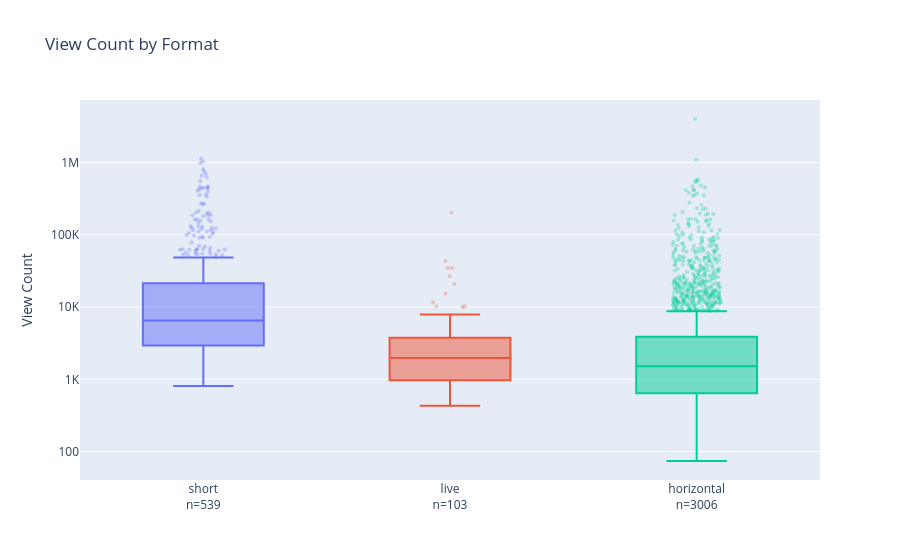

Notebook code for this chart:
### Code cell
order = df.groupby('format')['view_count'].median().sort_values(ascending=False).index.tolist()
n = df['format'].value_counts()

fig = px.box(
    df, x='format', y='view_count',
    log_y=True,
    color='format',
    category_orders={'format': order},
    title='View Count by Format',
    labels={'format': '', 'view_count': 'View Count'},
)

fig.update_traces(marker=dict(opacity=0.3, size=4), jitter=0.4)

fig.update_layout(showlegend=False)

fig.update_xaxes(
    tickvals=order,
    ticktext=[f'{f}<br>n={n[f]}' for f in order])

fig.update_yaxes(
    tickvals=[100, 1_000, 10_000, 100_000, 1_000_000],
    ticktext=['100', '1K', '10K', '100K', '1M'])

fig.show()

### Figure 1 — Plotly figure (JSON) as saved in the notebook; plotly's stock layout.template omitted (floating-point values rounded to 4 significant figures; data arrays with more than 128 entries replaced by an {"elided": "..."} marker saying what was removed)
{"data": [{"alignmentgroup": "True", "hovertemplate": "=%{x}<br>View Count=%{y}<extra></extra>", "jitter": 0.4, "legendgroup": "short", "marker": {"color": "#636efa", "opacity": 0.3, "size": 4}, "name": "short", "notched": false, "offsetgroup": "short", "orientation": "v", "showlegend": true, "type": "box", "x": {"elided": "539 str values"}, "x0": " ", "xaxis": "x", "y": {"elided": "539 int values"}, "y0": " ", "yaxis": "y"}, {"alignmentgroup": "True", "hovertemplate": "=%{x}<br>View Count=%{y}<extra></extra>", "jitter": 0.4, "legendgroup": "live", "marker": {"color": "#EF553B", "opacity": 0.3, "size": 4}, "name": "live", "notched": false, "offsetgroup": "live", "orientation": "v", "showlegend": true, "type": "box", "x": ["live", "live", "live", "live", "live", "live", "live", "live", "live", "live", "live", "live", "live", "live", "live", "live", "live", "live", "live", "live", "live", "live", "live", "live", "live", "live", "live", "live", "live", "live", "live", "live", "live", "live", "live", "live", "live", "live", "live", "live", "live", "live", "live", "live", "live", "live", "live", "live", "live", "live", "live", "live", "live", "live", "live", "live", "live", "live", "live", "live", "live", "live", "live", "live", "live", "live", "live", "live", "live", "live", "live", "live", "live", "live", "live", "live", "live", "live", "live", "live", "live", "live", "live", "live", "live", "live", "live", "live", "live", "live", "live", "live", "live", "live", "live", "live", "live", "live", "live", "live", "live", "live", "live"], "x0": " ", "xaxis": "x", "y": [1920, 2289, 1934, 1505, 1497, 1673, 886, 1253, 1242, 2095, 1257, 1366, 2472, 2229, 1464, 1620, 1827, 2394, 2698, 2819, 3623, 3078, 43529, 2953, 3173, 3457, 4381, 2725, 2037, 2009, 4123, 2261, 1968, 2378, 4242, 4189, 4376, 3866, 3827, 4128, 2050, 2797, 6839, 5380, 2997, 10177, 7535, 11585, 15404, 34440, 203017, 2432, 787, 702, 655, 720, 432, 762, 777, 735, 1792, 720, 645, 442, 648, 539, 580, 535, 685, 531, 547, 568, 629, 749, 965, 10272, 1317, 1693, 976, 10047, 7888, 5545, 1246, 909, 886, 2028, 1889, 1411, 690, 1048, 1007, 1229, 3614, 2517, 34820, 2432, 26655, 1773, 3844, 1772, 20880, 4289, 1892], "y0": " ", "yaxis": "y"}, {"alignmentgroup": "True", "hovertemplate": "=%{x}<br>View Count=%{y}<extra></extra>", "jitter": 0.4, "legendgroup": "horizontal", "marker": {"color": "#00cc96", "opacity": 0.3, "size": 4}, "name": "horizontal", "notched": false, "offsetgroup": "horizontal", "orientation": "v", "showlegend": true, "type": "box", "x": {"elided": "3006 str values"}, "x0": " ", "xaxis": "x", "y": {"elided": "3006 int values"}, "y0": " ", "yaxis": "y"}], "layout": {"boxmode": "overlay", "legend": {"title": {"text": ""}, "tracegroupgap": 0}, "showlegend": false, "title": {"text": "View Count by Format"}, "xaxis": {"anchor": "y", "categoryarray": ["short", "live", "horizontal"], "categoryorder": "array", "domain": [0, 1], "ticktext": ["short<br>n=539", "live<br>n=103", "horizontal<br>n=3006"], "tickvals": ["short", "live", "horizontal"], "title": {"text": ""}}, "yaxis": {"anchor": "x", "domain": [0, 1], "ticktext": ["100", "1K", "10K", "100K", "1M"], "tickvals": [100, 1000, 10000, 100000, 1000000], "title": {"text": "View Count"}, "type": "log"}}}
